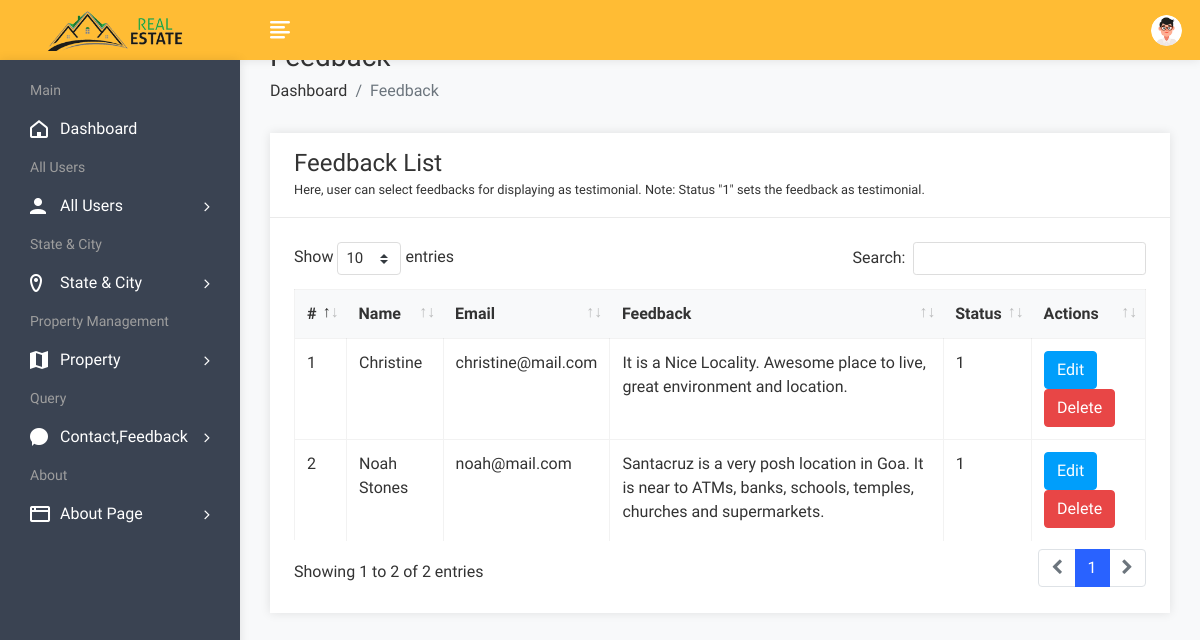
Page /admin/feedbackview.php (signed in) on the earlier database version.
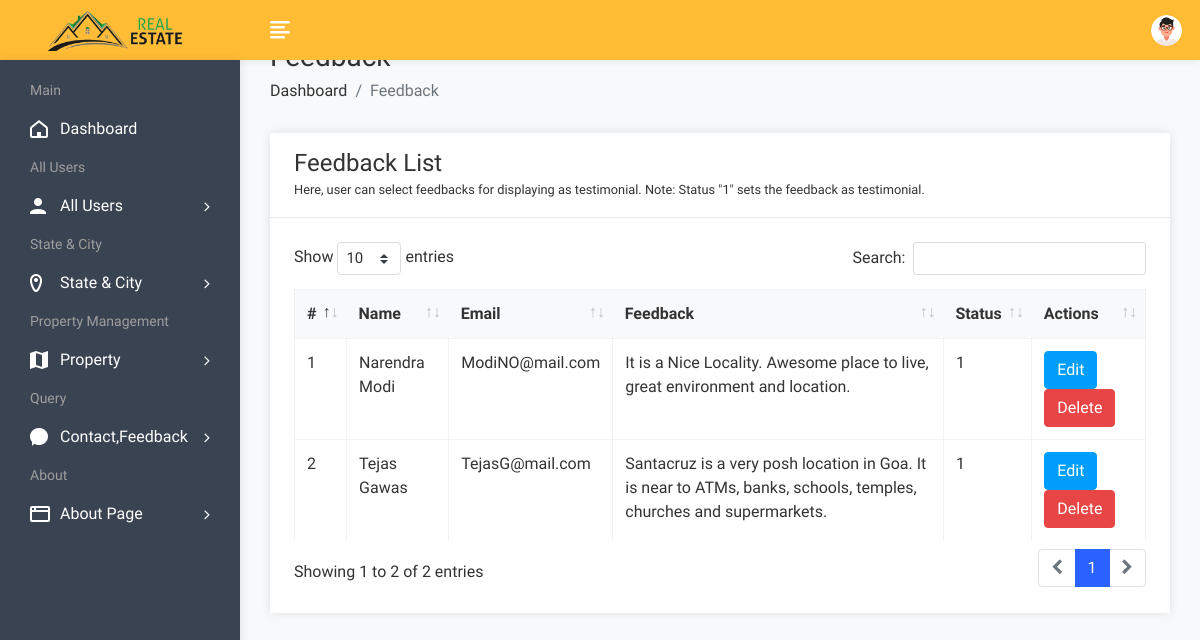
Same page on the later database version.
### tables this page shows
CREATE TABLE `feedback` (
  `fid` int(50) NOT NULL,
  `uid` int(50) NOT NULL,
  `fdescription` varchar(300) NOT NULL,
  `status` int(1) NOT NULL,
  `date` datetime NOT NULL DEFAULT CURRENT_TIMESTAMP
);

CREATE TABLE `user` (
  `uid` int(50) NOT NULL,
  `uname` varchar(100) NOT NULL,
  `uemail` varchar(100) NOT NULL,
  `uphone` varchar(20) NOT NULL,
  `upass` varchar(50) NOT NULL,
  `utype` varchar(50) NOT NULL,
  `uimage` varchar(300) NULL
);

### admin/feedbackview.php (the view, shortened to what this page needs)
<!DOCTYPE html>
<html lang="en">
<head>
        <link rel="stylesheet" href="assets/css/bootstrap.min.css">
        <link rel="stylesheet" href="assets/css/font-awesome.min.css">
        <link rel="stylesheet" href="assets/css/feathericon.min.css">
		<link rel="stylesheet" href="assets/plugins/datatables/dataTables.bootstrap4.min.css">
		<link rel="stylesheet" href="assets/plugins/datatables/responsive.bootstrap4.min.css">
		<link rel="stylesheet" href="assets/plugins/datatables/select.bootstrap4.min.css">
		<link rel="stylesheet" href="assets/plugins/datatables/buttons.bootstrap4.min.css">
        <link rel="stylesheet" href="assets/css/style.css">
    </head>
    <body>
				<?php include("header.php"); ?>
            <div class="page-wrapper">
                <div class="content container-fluid">
					<div class="page-header">
						<div class="row">
							<div class="col">
								<h3 class="page-title">Feedback</h3>
								<ul class="breadcrumb">
									<li class="breadcrumb-item"><a href="dashboard.php">Dashboard</a></li>
									<li class="breadcrumb-item active">Feedback</li>
								</ul>
							</div>
						</div>
					</div>
					<div class="row">
						<div class="col-sm-12">
							<div class="card">
								<div class="card-header">
									<h4 class="card-title">Feedback List</h4>
									<small>Here, user can select feedbacks for displaying as testimonial. Note: Status "1" sets the feedback as testimonial.</small>
								</div>
								<div class="card-body">
									<table id="basic-datatable" class="table table-bordered table-hover">
                                            <thead>
                                                <tr>
                                                    <th>#</th>
                                                    <th>Name</th>
                                                    <th>Email</th>
                                                    <th>Feedback</th>
													<th>Status</th>
                                                    <th>Actions</th>
                                                </tr>
                                            </thead>
                                            <tbody>
											<?php
												$query=mysqli_query($con,"select feedback.*, user.* from feedback,user where feedback.uid=user.uid");
												$cnt=1;
												while($row=mysqli_fetch_array($query))
													{
											?>
                                                <tr>
                                                    <td><?php echo $cnt; ?></td>
                                                    <td><?php echo $row['uname']; ?></td>
                                                    <td><?php echo $row['uemail']; ?></td>
                                                    <td><?php echo $row['2']; ?></td>
                                                    <td><?php echo $row['3']; ?></td>
													<td><a href="feedbackedit.php?id=<?php echo $row['0']; ?>"><button class="btn btn-info">Edit</button></a>
                                                    <a href="feedbackdelete.php?id=<?php echo $row['0']; ?>"><button class="btn btn-danger">Delete</button></a></td>
                                                </tr>
                                                <?php
												$cnt=$cnt+1;
												}
												?>
                                            </tbody>
                                        </table>
								</div>
							</div>
						</div>
					</div>
				</div>
			</div>
    </body>
</html>

Differences in the rows shown:
changed through a linked row, feedback "It is a Nice Locality. Awesome place to live, great environment and location.": uid.uname "Christine" → "Narendra Modi"; uid.uemail "christine@mail.com" → "ModiNO@mail.com"
changed through a linked row, feedback: uid.uname "Noah Stones" → "Tejas Gawas"; uid.uemail "noah@mail.com" → "TejasG@mail.com"
